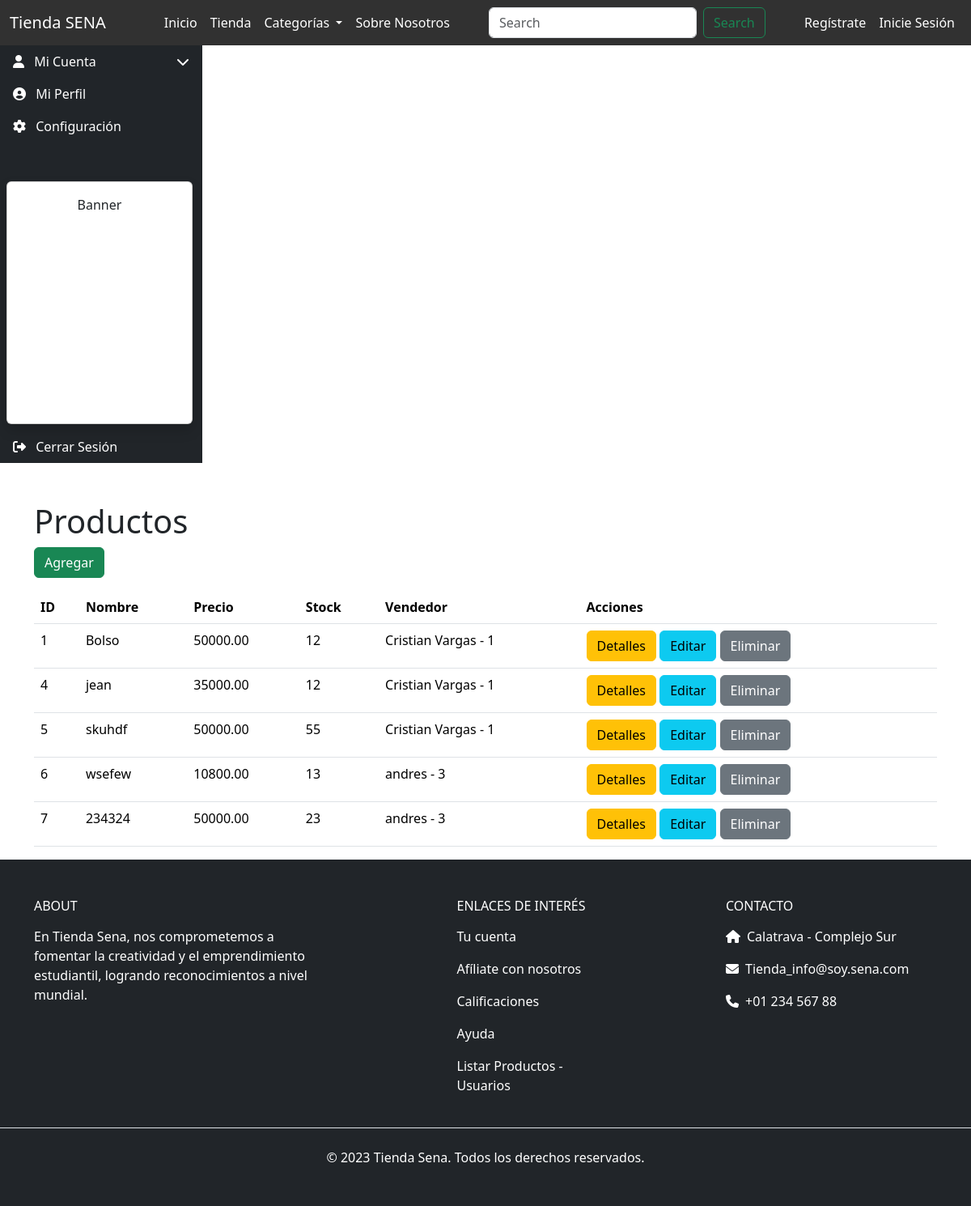
/productos, run on an earlier commit of the app's database.
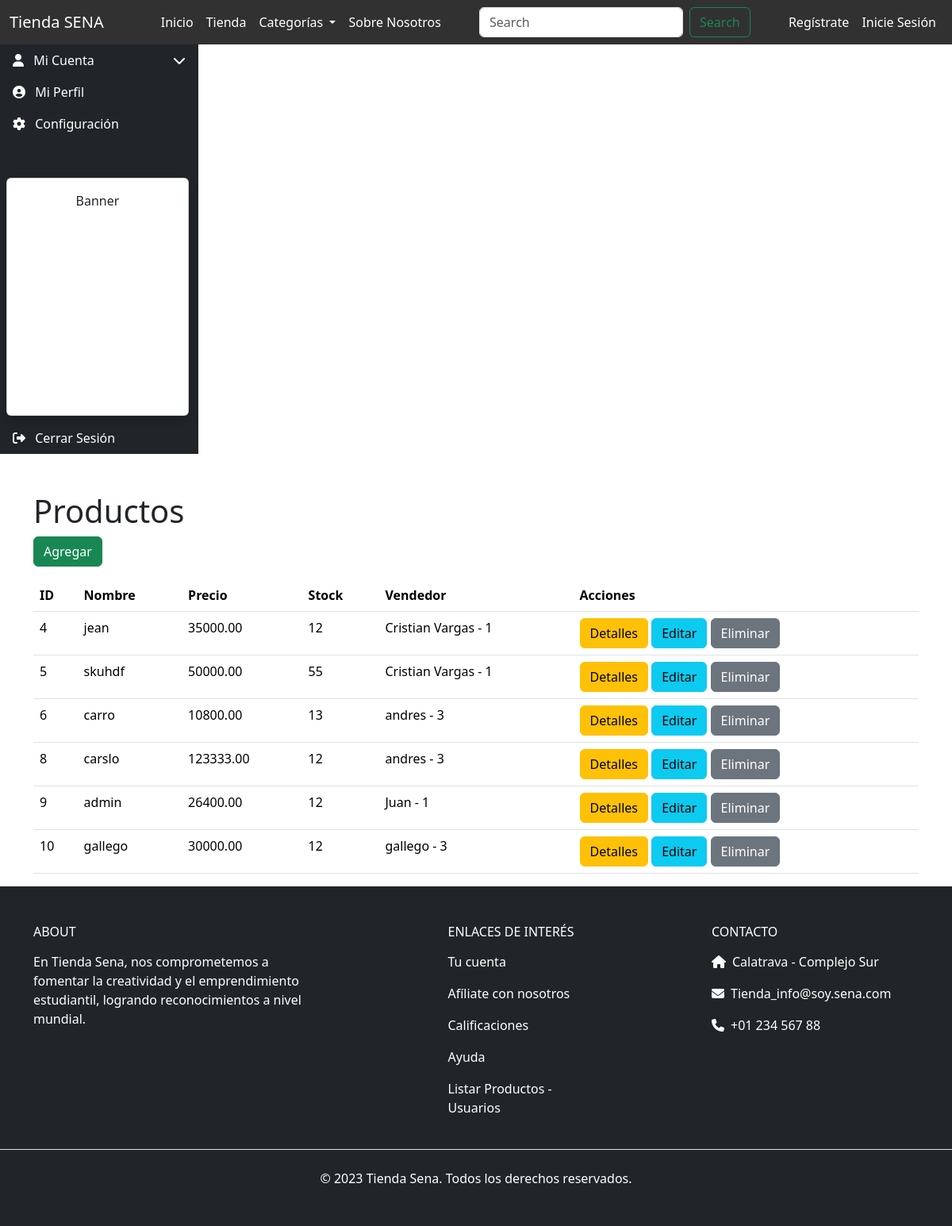
And on a later commit of the database.
### tienda_sena/models.py (models this page shows, shortened)
class Producto(models.Model):
    nombre = models.CharField(max_length=100)
    descripcion = models.CharField(max_length=254)
    stock = models.IntegerField()
    vendedor = models.ForeignKey('Usuario', on_delete=models.CASCADE)
    CATEGORIAS = (
        (0, ""),
        (1, "Moda"),
        (2, "Tecnologia"),
        (3, "Artesania"),
        (4, "Accesorios"),
        (5, "Servicios"),
        (6, "Otros"),
    )
    categoria = models.IntegerField(choices=CATEGORIAS, default=0, null=True, blank=True)
    COLORES = (
        (0,"Ninguno"),
        (1,"Gris"),
        (2,"Blanco"),
        (3,"Negro"),
        (4,"Amarillo"),
        (5,"Azul"),
        (6,"Rojo"),
    )
    color = models.IntegerField(choices=COLORES, default=0, null=True, blank=True)
    en_oferta = models.BooleanField(default=False)
    precio_original = models.DecimalField(max_digits=10, decimal_places=2, null=True, blank=True)
    descuento = models.DecimalField(max_digits=5, decimal_places=2, default=0)
    @property
    def precio(self):
        if self.en_oferta and self.descuento > 0:
            return round(self.precio_original - (self.precio_original * self.descuento / Decimal(100)), 2)
        return self.precio_original

class Usuario(models.Model):
    nombre_apellido = models.CharField(max_length=150)
    documento = models.CharField(max_length=20, default="000000")
    contacto = models.IntegerField(default=0)
    correo = models.CharField(max_length=254)
    password = models.CharField(max_length=254)
    ROLES = (
        (1, "Administrador"),
        (2, "Cliente"),
        (3, "Vendedor"),
    )
    rol = models.IntegerField(choices=ROLES, default=2)
    imagen_perfil = models.ImageField(upload_to='usuarios/', null=True, blank=True)  # Campo para la foto de perfil
    direccion = models.CharField(max_length=254, default="none")
    def __str__(self):
        return f"{self.nombre_apellido} - {self.rol}"

### tienda_sena/views.py (the view)
# urls.py: path('productos', views.productos, name='productos'),
def productos(request):
    q = Producto.objects.all()
    contexto = { "data": q }
    return render(request, "administrador/productos/listar_productos.html", contexto)

### tienda_sena/context_processors.py (called while the page is built)
def categorias(request):
    categorias = Producto.CATEGORIAS
    return {'categorias': categorias}

def colores(request):
    colores = Producto.COLORES
    return {'colores': colores}

### tienda_sena/templates/administrador/productos/listar_productos.html (shortened to what this page needs)
{% extends 'bases/base.html' %}
{% load static %}
{% block main %}
<div class="d-flex flex-wrap content">
    {% include 'bases/_sidebar_usuario.html' %}
    <div class="container mt-5">
        <h1>Productos</h1>
        <a href="{% url 'agregar_producto' %}" class="btn btn-success mb-3">Agregar</a>
        <table class="table">
            <thead>
                <tr>
                    <th>ID</th>
                    <th>Nombre</th>
                    <th>Precio</th>
                    <th>Stock</th>
                    <th>Vendedor</th>
                    <th>Acciones</th>
                </tr>
            </thead>
            <tbody>
                {% for x in data %}
                <tr>
                    <td>{{ x.id }}</td>
                    <td>{{ x.nombre }}</td>
                    <td>{{ x.precio }}</td>
                    <td>{{ x.stock }}</td>
                    <td>{{ x.vendedor }}</td>
                    <td>
                        <a href="{% url 'detalle_producto_admin' x.id %}" class="btn btn-warning">Detalles</a>
                        <a href="{% url 'editar_producto' x.id %}" class="btn btn-info">Editar</a>
                        <a href="{% url 'eliminar_producto' x.id %}" class="btn btn-secondary">Eliminar</a>
                    </td>
                </tr>
                {% endfor %}
            </tbody>
        </table>
    </div>
</div>
{% endblock %}

What changed in the data, as far as the page shows it:
removed Producto: id "1", nombre "Bolso", precio "50000.00", stock "12", vendedor "Cristian Vargas - 1"
removed Producto: id "7", nombre "234324", precio "50000.00", stock "23", vendedor "andres - 3"
changed Producto id 6: nombre "wsefew" → "carro"
added Producto: id "8", nombre "carslo", precio "123333.00", stock "12", vendedor "andres - 3"
added Producto: id "9", nombre "admin", precio "26400.00", stock "12", vendedor "Juan - 1"
added Producto: id "10", nombre "gallego", precio "30000.00", stock "12", vendedor "gallego - 3"
